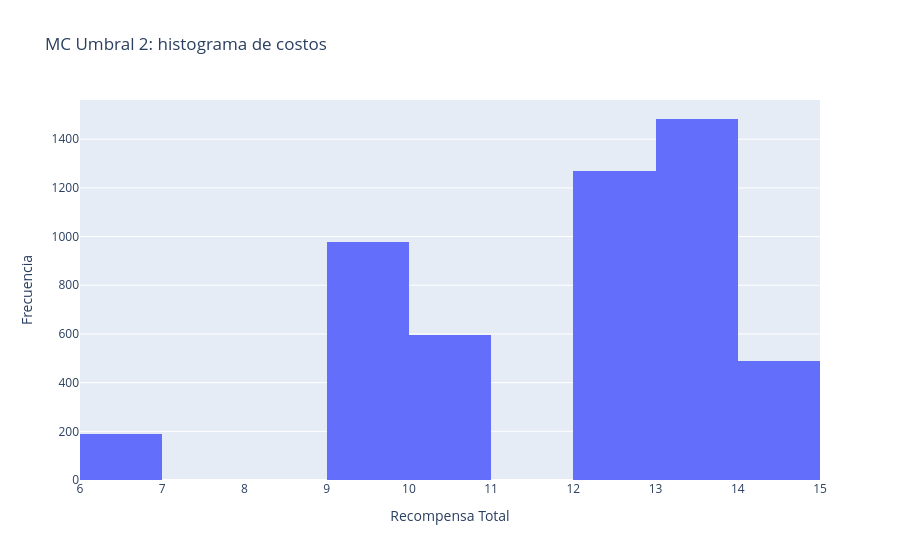
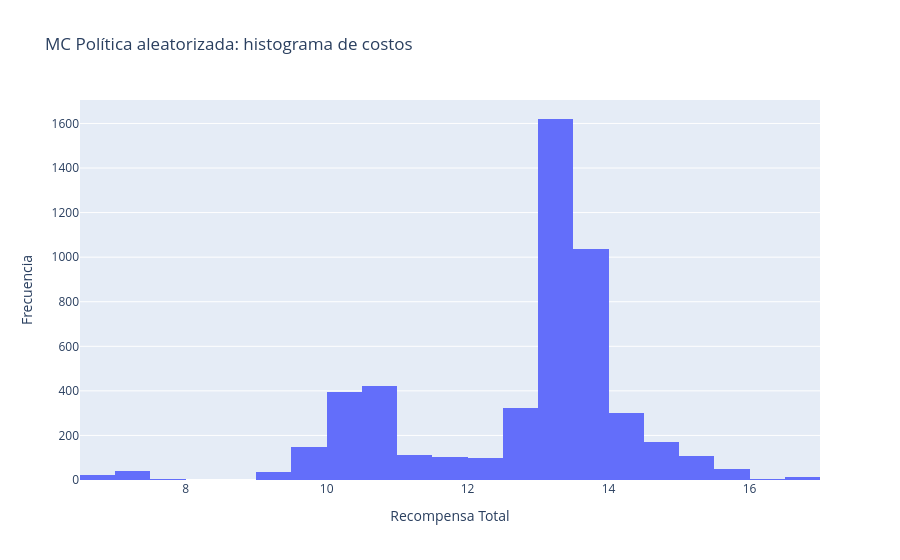

Notebook source saved alongside these figures, in order:
### Markdown cell above
6. Realice simulación Monte Carlo para validar resultados.

### Code cell
# 3,4,5,6 para Ejercicio 2: evaluación y comparación

# Política determinista tipo umbral propuesta del equipo (p.ej., S=2)
pi_det = {x: threshold_policy(x, 2) for x in X2}
V_det = evaluate_policy_cost(pi_det, X2, P_d, K, c_unit, h, p, N2)

# Política markoviana aleatorizada propuesta
pi_rand = {
    0: {0: 0.2, 1: 0.5, 2: 0.3},
    1: {0: 0.3, 1: 0.5, 2: 0.2},
    2: {0: 0.6, 1: 0.4},
    3: {0: 1.0},
    4: {0: 1.0}
}
V_rand = evaluate_randomized_policy_cost(pi_rand, X2, P_d, K, c_unit, h, p, N2)

print('Política determinista tipo umbral (S=2) - V_0:', V_det[0])
print('Política aleatorizada - V_0:', V_rand[0])

# Comparación costo total esperado
for x in X2:
    print(f"Estado x={x}: Det={V_det[0][x]:.2f}, Rand={V_rand[0][x]:.2f}")

# Monte Carlo para validar
costs_det = simulate_inventory_policy(pi_det, X2, P_d, K, c_unit, h, p, N2, initial_state=0)
costs_rand = []
for _ in range(5000):
    x = 0
    tot = 0
    for t in range(N2):
        a = random.choices(list(pi_rand[x].keys()), weights=list(pi_rand[x].values()))[0]
        tot += expected_cost_inventory(x, a, P_d, K, c_unit, h, p)
        d = random.choices([0,1,2], weights=P_d)[0]
        x = max(0, x + a - d)
    costs_rand.append(tot)

print(f"MC Det Umbral 2: mean={np.mean(costs_det):.2f}, std={np.std(costs_det):.2f}")
print(f"MC Rand: mean={np.mean(costs_rand):.2f}, std={np.std(costs_rand):.2f}")

plot_simulation_histogram(costs_det, 'MC Umbral 2: histograma de costos')
plot_simulation_histogram(costs_rand, 'MC Política aleatorizada: histograma de costos')

### Figure 1 — Plotly figure (JSON) as saved in the notebook; plotly's stock layout.template omitted (floating-point values rounded to 4 significant figures; data arrays with more than 128 entries replaced by an {"elided": "..."} marker saying what was removed)
{"data": [{"type": "histogram", "x": {"elided": "5000 float values"}}], "layout": {"title": {"text": "MC Umbral 2: histograma de costos"}, "xaxis": {"title": {"text": "Recompensa Total"}}, "yaxis": {"title": {"text": "Frecuencia"}}}}

### Figure 2 — Plotly figure (JSON) as saved in the notebook; plotly's stock layout.template omitted (floating-point values rounded to 4 significant figures; data arrays with more than 128 entries replaced by an {"elided": "..."} marker saying what was removed)
{"data": [{"type": "histogram", "x": {"elided": "5000 float values"}}], "layout": {"title": {"text": "MC Política aleatorizada: histograma de costos"}, "xaxis": {"title": {"text": "Recompensa Total"}}, "yaxis": {"title": {"text": "Frecuencia"}}}}
